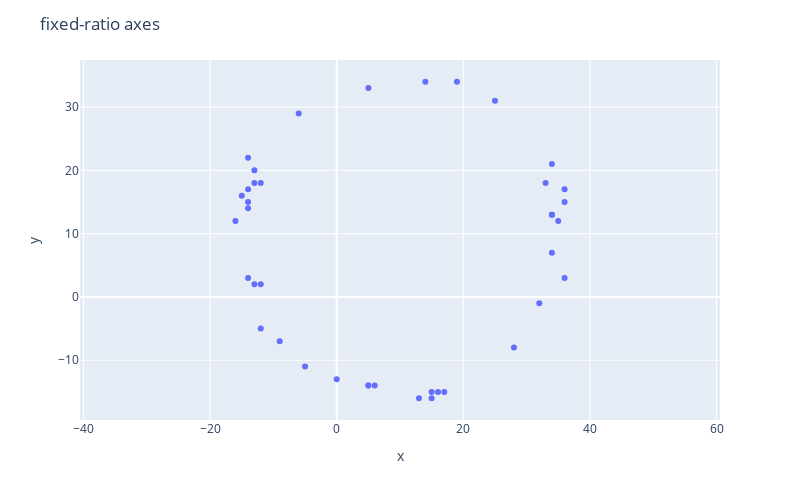

This figure's notebook cell:
### Code cell
# Code to generate random data points
R0 = 25
nb_pts = 40
dR = 1
angle =10*np.pi/5
theta0 = random.uniform(0, angle, size=nb_pts)
x = (10 + R0*cos(theta0) + dR*random.normal(size=nb_pts)).round()
y = (10 + R0*sin(theta0) + dR*random.normal(size=nb_pts)).round()

fig = px.scatter(x=x,y=y)

fig.update_layout(
    width = 800,
    height = 500,
    title = "fixed-ratio axes"
)

fig.update_yaxes(
    scaleanchor = "x",
    scaleratio = 1,
  )

fig.show()

### Figure 1 — Plotly figure (JSON) as saved in the notebook; plotly's stock layout.template omitted (floating-point values rounded to 4 significant figures)
{"data": [{"hovertemplate": "x=%{x}<br>y=%{y}<extra></extra>", "legendgroup": "", "marker": {"color": "#636efa", "symbol": "circle"}, "mode": "markers", "name": "", "orientation": "v", "showlegend": false, "type": "scatter", "x": [-13, 15, 28, 17, 36, 35, 16, 34, 14, 36, -14, 19, 25, 34, -12, -12, 34, -13, -15, 0, -12, -6, -14, -14, 5, -5, -14, 13, 15, 6, 36, 34, 32, -13, -9, 5, -16, 5, -14, 33], "xaxis": "x", "y": [20, -15, -8, -15, 15, 12, -15, 7, 34, 3, 17, 34, 31, 21, -5, 18, 13, 18, 16, -13, 2, 29, 15, 14, -14, -11, 3, -16, -16, -14, 17, 13, -1, 2, -7, 33, 12, -14, 22, 18], "yaxis": "y"}], "layout": {"height": 500, "legend": {"tracegroupgap": 0}, "margin": {"t": 60}, "title": {"text": "fixed-ratio axes"}, "width": 800, "xaxis": {"anchor": "y", "domain": [0, 1], "title": {"text": "x"}}, "yaxis": {"anchor": "x", "domain": [0, 1], "scaleanchor": "x", "scaleratio": 1, "title": {"text": "y"}}}}
